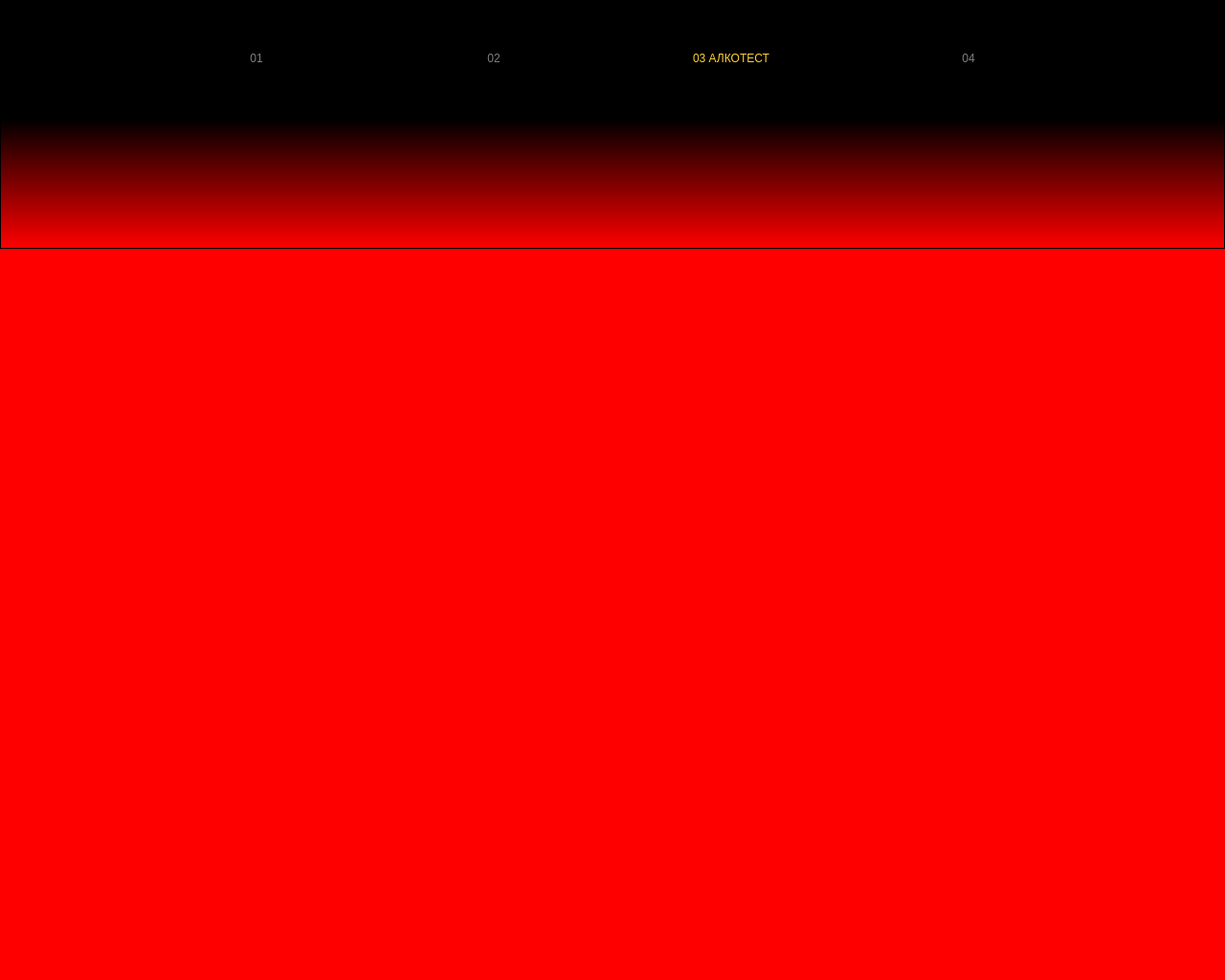
<?xml version="1.0" encoding="UTF-8"?>
<ui version="4.0">
 <class>AlcoTestPageWidget</class>
 <widget class="QWidget" name="AlcoTestPageWidget">
  <property name="geometry">
   <rect>
    <x>0</x>
    <y>0</y>
    <width>1280</width>
    <height>1024</height>
   </rect>
  </property>
  <property name="windowTitle">
   <string>Form</string>
  </property>
  <property name="styleSheet">
   <string notr="true"/>
  </property>
  <widget class="QFrame" name="frame">
   <property name="geometry">
    <rect>
     <x>0</x>
     <y>0</y>
     <width>1280</width>
     <height>1024</height>
    </rect>
   </property>
   <property name="frameShape">
    <enum>QFrame::StyledPanel</enum>
   </property>
   <property name="frameShadow">
    <enum>QFrame::Raised</enum>
   </property>
   <widget class="QFrame" name="top">
    <property name="geometry">
     <rect>
      <x>0</x>
      <y>0</y>
      <width>1280</width>
      <height>124</height>
     </rect>
    </property>
    <property name="styleSheet">
     <string notr="true">QFrame {
	
	background-color: rgb(0, 0, 0);
}</string>
    </property>
    <property name="frameShape">
     <enum>QFrame::StyledPanel</enum>
    </property>
    <property name="frameShadow">
     <enum>QFrame::Raised</enum>
    </property>
   </widget>
   <widget class="QWidget" name="photo" native="true">
    <property name="geometry">
     <rect>
      <x>0</x>
      <y>124</y>
      <width>1280</width>
      <height>900</height>
     </rect>
    </property>
    <property name="styleSheet">
     <string notr="true">QWidget {
	background-color: rgb(255, 0, 0);
}</string>
    </property>
   </widget>
   <widget class="QFrame" name="topGradient">
    <property name="geometry">
     <rect>
      <x>0</x>
      <y>124</y>
      <width>1280</width>
      <height>136</height>
     </rect>
    </property>
    <property name="styleSheet">
     <string notr="true">QFrame {
	background-color: qlineargradient(spread:pad, x1:0, y1:0, x2:0, y2:1, stop:0 rgb(0, 0, 0), stop:1 rgba(0, 0, 0, 0));
}</string>
    </property>
    <property name="frameShape">
     <enum>QFrame::StyledPanel</enum>
    </property>
    <property name="frameShadow">
     <enum>QFrame::Raised</enum>
    </property>
   </widget>
   <widget class="QLabel" name="stepFour">
    <property name="geometry">
     <rect>
      <x>904</x>
      <y>49</y>
      <width>216</width>
      <height>24</height>
     </rect>
    </property>
    <property name="styleSheet">
     <string notr="true">QLabel {
	background-color: rgba(0, 0, 0, 0);
	color: rgb(255, 255, 255, 127);
}</string>
    </property>
    <property name="text">
     <string>04</string>
    </property>
    <property name="alignment">
     <set>Qt::AlignCenter</set>
    </property>
   </widget>
   <widget class="QLabel" name="stepTwo">
    <property name="geometry">
     <rect>
      <x>408</x>
      <y>49</y>
      <width>216</width>
      <height>24</height>
     </rect>
    </property>
    <property name="styleSheet">
     <string notr="true">QLabel {
	background-color: rgba(0, 0, 0, 0);
	color: rgb(255, 255, 255, 127);
}</string>
    </property>
    <property name="text">
     <string>02</string>
    </property>
    <property name="alignment">
     <set>Qt::AlignCenter</set>
    </property>
   </widget>
   <widget class="QLabel" name="stepThree">
    <property name="geometry">
     <rect>
      <x>656</x>
      <y>49</y>
      <width>216</width>
      <height>24</height>
     </rect>
    </property>
    <property name="styleSheet">
     <string notr="true">QLabel {
	background-color: rgba(0, 0, 0, 0);
	color: rgb(255, 210, 51);
}</string>
    </property>
    <property name="text">
     <string>03 АЛКОТЕСТ</string>
    </property>
    <property name="alignment">
     <set>Qt::AlignCenter</set>
    </property>
   </widget>
   <widget class="QLabel" name="logo">
    <property name="geometry">
     <rect>
      <x>40</x>
      <y>26</y>
      <width>70</width>
      <height>70</height>
     </rect>
    </property>
    <property name="styleSheet">
     <string notr="true">QLabel {
	background-color: rgba(0, 0, 0, 0);
}</string>
    </property>
    <property name="text">
     <string/>
    </property>
    <property name="pixmap">
     <pixmap resource="resources.qrc">:/images/logoSign.svg</pixmap>
    </property>
   </widget>
   <widget class="QLabel" name="stepOne">
    <property name="geometry">
     <rect>
      <x>160</x>
      <y>49</y>
      <width>216</width>
      <height>24</height>
     </rect>
    </property>
    <property name="styleSheet">
     <string notr="true">QLabel {
	background-color: rgba(0, 0, 0, 0);
	color: rgb(255, 255, 255, 127);
}</string>
    </property>
    <property name="text">
     <string>01</string>
    </property>
    <property name="alignment">
     <set>Qt::AlignCenter</set>
    </property>
   </widget>
  </widget>
 </widget>
 <resources>
  <include location="resources.qrc"/>
 </resources>
 <connections/>
</ui>
